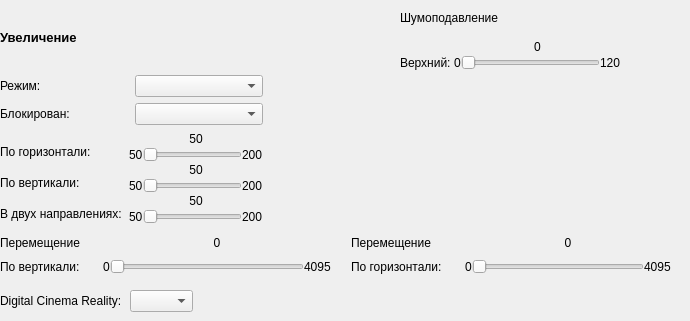
    <widget class="QWidget" name="tab">
     <attribute name="title">
      <string>Основные (Продолжение)</string>
     </attribute>
     <widget class="QWidget" name="layoutWidget">
      <property name="geometry">
       <rect>
        <x>0</x>
        <y>0</y>
        <width>263</width>
        <height>224</height>
       </rect>
      </property>
      <layout class="QVBoxLayout" name="verticalLayout_4" stretch="0,0">
       <property name="spacing">
        <number>0</number>
       </property>
       <property name="topMargin">
        <number>0</number>
       </property>
       <property name="bottomMargin">
        <number>0</number>
       </property>
       <item>
        <widget class="QLabel" name="label_16">
         <property name="text">
          <string>&lt;html&gt;&lt;head/&gt;&lt;body&gt;&lt;p&gt;&lt;span style=&quot; font-size:10pt; font-weight:600;&quot;&gt;Увеличение&lt;/span&gt;&lt;/p&gt;&lt;/body&gt;&lt;/html&gt;</string>
         </property>
        </widget>
       </item>
       <item>
        <layout class="QVBoxLayout" name="verticalLayout_14">
         <property name="spacing">
          <number>6</number>
         </property>
         <item>
          <layout class="QHBoxLayout" name="horizontalLayout">
           <item>
            <widget class="QLabel" name="label">
             <property name="text">
              <string>Режим:</string>
             </property>
            </widget>
           </item>
           <item>
            <widget class="QComboBox" name="comboBox">
             <item>
              <property name="text">
               <string/>
              </property>
             </item>
             <item>
              <property name="text">
               <string>INTERNAL</string>
              </property>
             </item>
             <item>
              <property name="text">
               <string>FULL</string>
              </property>
             </item>
            </widget>
           </item>
          </layout>
         </item>
         <item>
          <layout class="QHBoxLayout" name="horizontalLayout_2">
           <item>
            <widget class="QLabel" name="label_2">
             <property name="text">
              <string>Блокирован:</string>
             </property>
            </widget>
           </item>
           <item>
            <widget class="QComboBox" name="comboBox_2">
             <item>
              <property name="text">
               <string/>
              </property>
             </item>
             <item>
              <property name="text">
               <string>OFF</string>
              </property>
             </item>
             <item>
              <property name="text">
               <string>ON</string>
              </property>
             </item>
            </widget>
           </item>
          </layout>
         </item>
         <item>
          <layout class="QHBoxLayout" name="horizontalLayout_15">
           <property name="spacing">
            <number>0</number>
           </property>
           <item>
            <layout class="QVBoxLayout" name="verticalLayout_13">
             <property name="spacing">
              <number>0</number>
             </property>
             <item>
              <layout class="QVBoxLayout" name="verticalLayout_10">
               <item>
                <widget class="QLabel" name="label_15">
                 <property name="styleSheet">
                  <string notr="true"/>
                 </property>
                 <property name="text">
                  <string/>
                 </property>
                 <property name="scaledContents">
                  <bool>false</bool>
                 </property>
                 <property name="alignment">
                  <set>Qt::AlignCenter</set>
                 </property>
                </widget>
               </item>
               <item>
                <layout class="QHBoxLayout" name="horizontalLayout_12">
                 <property name="spacing">
                  <number>0</number>
                 </property>
                 <property name="bottomMargin">
                  <number>3</number>
                 </property>
                 <item>
                  <widget class="QLabel" name="label_3">
                   <property name="sizePolicy">
                    <sizepolicy hsizetype="Preferred" vsizetype="Preferred">
                     <horstretch>0</horstretch>
                     <verstretch>72</verstretch>
                    </sizepolicy>
                   </property>
                   <property name="text">
                    <string>По горизонтали:</string>
                   </property>
                  </widget>
                 </item>
                </layout>
               </item>
              </layout>
             </item>
             <item>
              <layout class="QVBoxLayout" name="verticalLayout_11">
               <item>
                <widget class="QLabel" name="label_22">
                 <property name="styleSheet">
                  <string notr="true"/>
                 </property>
                 <property name="text">
                  <string/>
                 </property>
                 <property name="scaledContents">
                  <bool>false</bool>
                 </property>
                 <property name="alignment">
                  <set>Qt::AlignCenter</set>
                 </property>
                </widget>
               </item>
               <item>
                <layout class="QHBoxLayout" name="horizontalLayout_13">
                 <property name="spacing">
                  <number>0</number>
                 </property>
                 <property name="bottomMargin">
                  <number>3</number>
                 </property>
                 <item>
                  <widget class="QLabel" name="label_7">
                   <property name="text">
                    <string>По вертикали:</string>
                   </property>
                  </widget>
                 </item>
                </layout>
               </item>
              </layout>
             </item>
             <item>
              <layout class="QVBoxLayout" name="verticalLayout_12">
               <property name="spacing">
                <number>0</number>
               </property>
               <property name="bottomMargin">
                <number>3</number>
               </property>
               <item>
                <widget class="QLabel" name="label_23">
                 <property name="styleSheet">
                  <string notr="true"/>
                 </property>
                 <property name="text">
                  <string/>
                 </property>
                 <property name="scaledContents">
                  <bool>false</bool>
                 </property>
                 <property name="alignment">
                  <set>Qt::AlignCenter</set>
                 </property>
                </widget>
               </item>
               <item>
                <layout class="QHBoxLayout" name="horizontalLayout_14">
                 <item>
                  <widget class="QLabel" name="label_11">
                   <property name="sizePolicy">
                    <sizepolicy hsizetype="Preferred" vsizetype="Preferred">
                     <horstretch>0</horstretch>
                     <verstretch>0</verstretch>
                    </sizepolicy>
                   </property>
                   <property name="text">
                    <string>В двух направлениях:  </string>
                   </property>
                   <property name="margin">
                    <number>0</number>
                   </property>
                   <property name="indent">
                    <number>-1</number>
                   </property>
                  </widget>
                 </item>
                </layout>
               </item>
              </layout>
             </item>
            </layout>
           </item>
           <item>
            <layout class="QVBoxLayout" name="verticalLayout_9">
             <property name="spacing">
              <number>0</number>
             </property>
             <item>
              <layout class="QVBoxLayout" name="verticalLayout">
               <item>
                <widget class="QLabel" name="horiz_val">
                 <property name="styleSheet">
                  <string notr="true"/>
                 </property>
                 <property name="text">
                  <string>50</string>
                 </property>
                 <property name="scaledContents">
                  <bool>false</bool>
                 </property>
                 <property name="alignment">
                  <set>Qt::AlignCenter</set>
                 </property>
                </widget>
               </item>
               <item>
                <layout class="QHBoxLayout" name="horizontalLayout_3">
                 <item>
                  <widget class="QLabel" name="label_5">
                   <property name="text">
                    <string>50</string>
                   </property>
                  </widget>
                 </item>
                 <item>
                  <widget class="QSlider" name="horizontalSlider">
                   <property name="minimum">
                    <number>50</number>
                   </property>
                   <property name="maximum">
                    <number>200</number>
                   </property>
                   <property name="tracking">
                    <bool>true</bool>
                   </property>
                   <property name="orientation">
                    <enum>Qt::Horizontal</enum>
                   </property>
                   <property name="tickPosition">
                    <enum>QSlider::NoTicks</enum>
                   </property>
                  </widget>
                 </item>
                 <item>
                  <widget class="QLabel" name="label_6">
                   <property name="text">
                    <string>200</string>
                   </property>
                  </widget>
                 </item>
                </layout>
               </item>
              </layout>
             </item>
             <item>
              <layout class="QVBoxLayout" name="verticalLayout_2">
               <item>
                <widget class="QLabel" name="label_8">
                 <property name="styleSheet">
                  <string notr="true"/>
                 </property>
                 <property name="text">
                  <string>50</string>
                 </property>
                 <property name="scaledContents">
                  <bool>false</bool>
                 </property>
                 <property name="alignment">
                  <set>Qt::AlignCenter</set>
                 </property>
                </widget>
               </item>
               <item>
                <layout class="QHBoxLayout" name="horizontalLayout_6">
                 <item>
                  <widget class="QLabel" name="label_9">
                   <property name="text">
                    <string>50</string>
                   </property>
                  </widget>
                 </item>
                 <item>
                  <widget class="QSlider" name="vertSlider">
                   <property name="minimum">
                    <number>50</number>
                   </property>
                   <property name="maximum">
                    <number>200</number>
                   </property>
                   <property name="tracking">
                    <bool>true</bool>
                   </property>
                   <property name="orientation">
                    <enum>Qt::Horizontal</enum>
                   </property>
                   <property name="tickPosition">
                    <enum>QSlider::NoTicks</enum>
                   </property>
                  </widget>
                 </item>
                 <item>
                  <widget class="QLabel" name="label_10">
                   <property name="text">
                    <string>200</string>
                   </property>
                  </widget>
                 </item>
                </layout>
               </item>
              </layout>
             </item>
             <item>
              <layout class="QVBoxLayout" name="verticalLayout_3">
               <property name="spacing">
                <number>0</number>
               </property>
               <property name="topMargin">
                <number>0</number>
               </property>
               <item>
                <widget class="QLabel" name="label_12">
                 <property name="styleSheet">
                  <string notr="true"/>
                 </property>
                 <property name="text">
                  <string>50</string>
                 </property>
                 <property name="scaledContents">
                  <bool>false</bool>
                 </property>
                 <property name="alignment">
                  <set>Qt::AlignCenter</set>
                 </property>
                 <property name="indent">
                  <number>-1</number>
                 </property>
                </widget>
               </item>
               <item>
                <layout class="QHBoxLayout" name="horizontalLayout_8">
                 <item>
                  <widget class="QLabel" name="label_13">
                   <property name="text">
                    <string>50</string>
                   </property>
                  </widget>
                 </item>
                 <item>
                  <widget class="QSlider" name="vertHorzSli">
                   <property name="minimum">
                    <number>50</number>
                   </property>
                   <property name="maximum">
                    <number>200</number>
                   </property>
                   <property name="tracking">
                    <bool>true</bool>
                   </property>
                   <property name="orientation">
                    <enum>Qt::Horizontal</enum>
                   </property>
                   <property name="tickPosition">
                    <enum>QSlider::NoTicks</enum>
                   </property>
                  </widget>
                 </item>
                 <item>
                  <widget class="QLabel" name="label_14">
                   <property name="text">
                    <string>200</string>
                   </property>
                  </widget>
                 </item>
                </layout>
               </item>
              </layout>
             </item>
            </layout>
           </item>
          </layout>
         </item>
        </layout>
       </item>
      </layout>
     </widget>
     <widget class="QWidget" name="layoutWidget_3">
      <property name="geometry">
       <rect>
        <x>0</x>
        <y>230</y>
        <width>681</width>
        <height>49</height>
       </rect>
      </property>
      <layout class="QHBoxLayout" name="horizontalLayout_9">
       <property name="spacing">
        <number>20</number>
       </property>
       <item>
        <layout class="QHBoxLayout" name="horizontalLayout_21">
         <item>
          <layout class="QVBoxLayout" name="verticalLayout_15">
           <property name="spacing">
            <number>0</number>
           </property>
           <item>
            <widget class="QLabel" name="label_29">
             <property name="text">
              <string>Перемещение</string>
             </property>
            </widget>
           </item>
           <item>
            <widget class="QLabel" name="label_30">
             <property name="text">
              <string>По вертикали: </string>
             </property>
            </widget>
           </item>
          </layout>
         </item>
         <item>
          <layout class="QVBoxLayout" name="verticalLayout_18">
           <property name="spacing">
            <number>0</number>
           </property>
           <item>
            <widget class="QLabel" name="label_31">
             <property name="styleSheet">
              <string notr="true"/>
             </property>
             <property name="text">
              <string>0</string>
             </property>
             <property name="scaledContents">
              <bool>false</bool>
             </property>
             <property name="alignment">
              <set>Qt::AlignCenter</set>
             </property>
             <property name="indent">
              <number>-1</number>
             </property>
            </widget>
           </item>
           <item>
            <layout class="QHBoxLayout" name="horizontalLayout_16">
             <property name="spacing">
              <number>0</number>
             </property>
             <item>
              <widget class="QLabel" name="label_32">
               <property name="text">
                <string>0</string>
               </property>
              </widget>
             </item>
             <item>
              <widget class="QSlider" name="shiftVertSli">
               <property name="minimum">
                <number>0</number>
               </property>
               <property name="maximum">
                <number>4095</number>
               </property>
               <property name="tracking">
                <bool>true</bool>
               </property>
               <property name="orientation">
                <enum>Qt::Horizontal</enum>
               </property>
               <property name="tickPosition">
                <enum>QSlider::NoTicks</enum>
               </property>
              </widget>
             </item>
             <item>
              <widget class="QLabel" name="label_33">
               <property name="text">
                <string>4095</string>
               </property>
              </widget>
             </item>
            </layout>
           </item>
          </layout>
         </item>
        </layout>
       </item>
       <item>
        <layout class="QHBoxLayout" name="horizontalLayout_22">
         <property name="rightMargin">
          <number>10</number>
         </property>
         <item>
          <layout class="QVBoxLayout" name="verticalLayout_19">
           <property name="spacing">
            <number>0</number>
           </property>
           <item>
            <widget class="QLabel" name="label_39">
             <property name="text">
              <string>Перемещение</string>
             </property>
            </widget>
           </item>
           <item>
            <widget class="QLabel" name="label_40">
             <property name="text">
              <string>По горизонтали: </string>
             </property>
            </widget>
           </item>
          </layout>
         </item>
         <item>
          <layout class="QVBoxLayout" name="verticalLayout_20">
           <property name="spacing">
            <number>0</number>
           </property>
           <item>
            <widget class="QLabel" name="label_41">
             <property name="styleSheet">
              <string notr="true"/>
             </property>
             <property name="text">
              <string>0</string>
             </property>
             <property name="scaledContents">
              <bool>false</bool>
             </property>
             <property name="alignment">
              <set>Qt::AlignCenter</set>
             </property>
             <property name="indent">
              <number>-1</number>
             </property>
            </widget>
           </item>
           <item>
            <layout class="QHBoxLayout" name="horizontalLayout_23">
             <property name="spacing">
              <number>0</number>
             </property>
             <item>
              <widget class="QLabel" name="label_42">
               <property name="text">
                <string>0</string>
               </property>
              </widget>
             </item>
             <item>
              <widget class="QSlider" name="shiftHorzSli">
               <property name="minimum">
                <number>0</number>
               </property>
               <property name="maximum">
                <number>4095</number>
               </property>
               <property name="tracking">
                <bool>true</bool>
               </property>
               <property name="orientation">
                <enum>Qt::Horizontal</enum>
               </property>
               <property name="tickPosition">
                <enum>QSlider::NoTicks</enum>
               </property>
              </widget>
             </item>
             <item>
              <widget class="QLabel" name="label_43">
               <property name="text">
                <string>4095</string>
               </property>
              </widget>
             </item>
            </layout>
           </item>
          </layout>
         </item>
        </layout>
       </item>
      </layout>
     </widget>
     <widget class="QWidget" name="layoutWidget_4">
      <property name="geometry">
       <rect>
        <x>0</x>
        <y>290</y>
        <width>193</width>
        <height>22</height>
       </rect>
      </property>
      <layout class="QHBoxLayout" name="horizontalLayout_4">
       <item>
        <widget class="QLabel" name="label_18">
         <property name="text">
          <string>Digital Cinema Reality: </string>
         </property>
        </widget>
       </item>
       <item>
        <widget class="QComboBox" name="DGR">
         <item>
          <property name="text">
           <string/>
          </property>
         </item>
         <item>
          <property name="text">
           <string>AUTO</string>
          </property>
         </item>
         <item>
          <property name="text">
           <string>OFF</string>
          </property>
         </item>
        </widget>
       </item>
      </layout>
     </widget>
     <widget class="QWidget" name="layoutWidget">
      <property name="geometry">
       <rect>
        <x>400</x>
        <y>0</y>
        <width>221</width>
        <height>71</height>
       </rect>
      </property>
      <layout class="QVBoxLayout" name="verticalLayout_5">
       <property name="spacing">
        <number>0</number>
       </property>
       <item>
        <widget class="QLabel" name="label_17">
         <property name="text">
          <string>Шумоподавление</string>
         </property>
        </widget>
       </item>
       <item>
        <layout class="QHBoxLayout" name="horizontalLayout_24">
         <item>
          <layout class="QVBoxLayout" name="verticalLayout_21">
           <property name="spacing">
            <number>0</number>
           </property>
           <item>
            <widget class="QLabel" name="label_44">
             <property name="text">
              <string/>
             </property>
            </widget>
           </item>
           <item>
            <widget class="QLabel" name="label_45">
             <property name="text">
              <string>Верхний: </string>
             </property>
            </widget>
           </item>
          </layout>
         </item>
         <item>
          <layout class="QVBoxLayout" name="verticalLayout_22">
           <property name="spacing">
            <number>0</number>
           </property>
           <item>
            <widget class="QLabel" name="label_46">
             <property name="sizePolicy">
              <sizepolicy hsizetype="Preferred" vsizetype="Preferred">
               <horstretch>0</horstretch>
               <verstretch>0</verstretch>
              </sizepolicy>
             </property>
             <property name="styleSheet">
              <string notr="true"/>
             </property>
             <property name="text">
              <string>0</string>
             </property>
             <property name="scaledContents">
              <bool>false</bool>
             </property>
             <property name="alignment">
              <set>Qt::AlignBottom|Qt::AlignHCenter</set>
             </property>
             <property name="indent">
              <number>-1</number>
             </property>
            </widget>
           </item>
           <item>
            <layout class="QHBoxLayout" name="horizontalLayout_25">
             <property name="spacing">
              <number>0</number>
             </property>
             <item>
              <widget class="QLabel" name="label_47">
               <property name="text">
                <string>0</string>
               </property>
              </widget>
             </item>
             <item>
              <widget class="QSlider" name="blankUpSli">
               <property name="minimum">
                <number>0</number>
               </property>
               <property name="maximum">
                <number>120</number>
               </property>
               <property name="tracking">
                <bool>true</bool>
               </property>
               <property name="orientation">
                <enum>Qt::Horizontal</enum>
               </property>
               <property name="tickPosition">
                <enum>QSlider::NoTicks</enum>
               </property>
              </widget>
             </item>
             <item>
              <widget class="QLabel" name="label_48">
               <property name="text">
                <string>120</string>
               </property>
              </widget>
             </item>
            </layout>
           </item>
          </layout>
         </item>
        </layout>
       </item>
      </layout>
     </widget>
    </widget>
